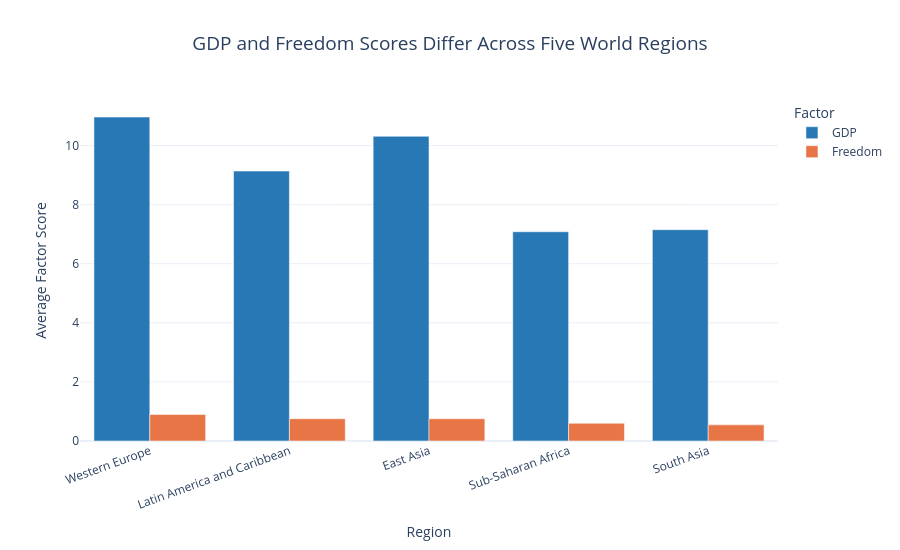

This figure's notebook cell:
### Markdown cell above
---
## Done? Stretch Goal

If you finish both tasks with time to spare, try this:

**Task 3 (stretch):** Build a **grouped bar chart** comparing 2 sub-factors (e.g. `GDP_per_capita` and `Freedom`) across the 5 most populated regions. Use colour meaningfully and write an insight title.

Regions to include: `'Western Europe'`, `'Latin America'`, `'East Asia'`, `'Sub-Saharan Africa'`, `'South Asia'`

### Code cell
# Stretch goal — grouped bar chart
# YOUR CODE HERE
# Task 3: Grouped bar chart comparing GDP per capita and Freedom

# Task 3: Compare GDP and Freedom across five regions

import pandas as pd
import plotly.express as px

# Step 1: Select the five required regions
regions = [
    'Western Europe',
    'Latin America and Caribbean',
    'East Asia',
    'Sub-Saharan Africa',
    'South Asia'
]

region_df = df[df['Region'].isin(regions)].copy()

# Step 2: Calculate average GDP and Freedom by region
factor_avg = (
    region_df.groupby('Region')[['GDP', 'Freedom']]
    .mean()
    .reindex(regions)
    .reset_index()
)

display(factor_avg)

# Step 3: Reshape the data for a grouped bar chart
factor_long = factor_avg.melt(
    id_vars='Region',
    value_vars=['GDP', 'Freedom'],
    var_name='Factor',
    value_name='Average Score'
)

# Step 4: Create the chart
fig = px.bar(
    factor_long,
    x='Region',
    y='Average Score',
    color='Factor',
    barmode='group',
    color_discrete_map={
        'GDP': '#2878B5',
        'Freedom': '#E87545'
    },
    labels={
        'Region': 'Region',
        'Average Score': 'Average Factor Score',
        'Factor': 'Factor'
    },
    title='GDP and Freedom Scores Differ Across Five World Regions'
)

# Step 5: Style the chart
fig.update_layout(
    template='plotly_white',
    title_x=0.5,
    title_font_size=19,
    height=550,
    xaxis_tickangle=-20,
    legend_title_text='Factor'
)

fig.show()

### Figure 1 — Plotly figure (JSON) as saved in the notebook; plotly's stock layout.template omitted (floating-point values rounded to 4 significant figures)
{"data": [{"alignmentgroup": "True", "hovertemplate": "Factor=GDP<br>Region=%{x}<br>Average Factor Score=%{y}<extra></extra>", "legendgroup": "GDP", "marker": {"color": "#2878B5", "pattern": {"shape": ""}}, "name": "GDP", "offsetgroup": "GDP", "orientation": "v", "showlegend": true, "textposition": "auto", "type": "bar", "x": ["Western Europe", "Latin America and Caribbean", "East Asia", "Sub-Saharan Africa", "South Asia"], "xaxis": "x", "y": [10.96, 9.135, 10.31, 7.082, 7.152], "yaxis": "y"}, {"alignmentgroup": "True", "hovertemplate": "Factor=Freedom<br>Region=%{x}<br>Average Factor Score=%{y}<extra></extra>", "legendgroup": "Freedom", "marker": {"color": "#E87545", "pattern": {"shape": ""}}, "name": "Freedom", "offsetgroup": "Freedom", "orientation": "v", "showlegend": true, "textposition": "auto", "type": "bar", "x": ["Western Europe", "Latin America and Caribbean", "East Asia", "Sub-Saharan Africa", "South Asia"], "xaxis": "x", "y": [0.8961, 0.7542, 0.754, 0.5994, 0.5463], "yaxis": "y"}], "layout": {"barmode": "group", "height": 550, "legend": {"title": {"text": "Factor"}, "tracegroupgap": 0}, "title": {"font": {"size": 19}, "text": "GDP and Freedom Scores Differ Across Five World Regions", "x": 0.5}, "xaxis": {"anchor": "y", "domain": [0, 1], "tickangle": -20, "title": {"text": "Region"}}, "yaxis": {"anchor": "x", "domain": [0, 1], "title": {"text": "Average Factor Score"}}}}
